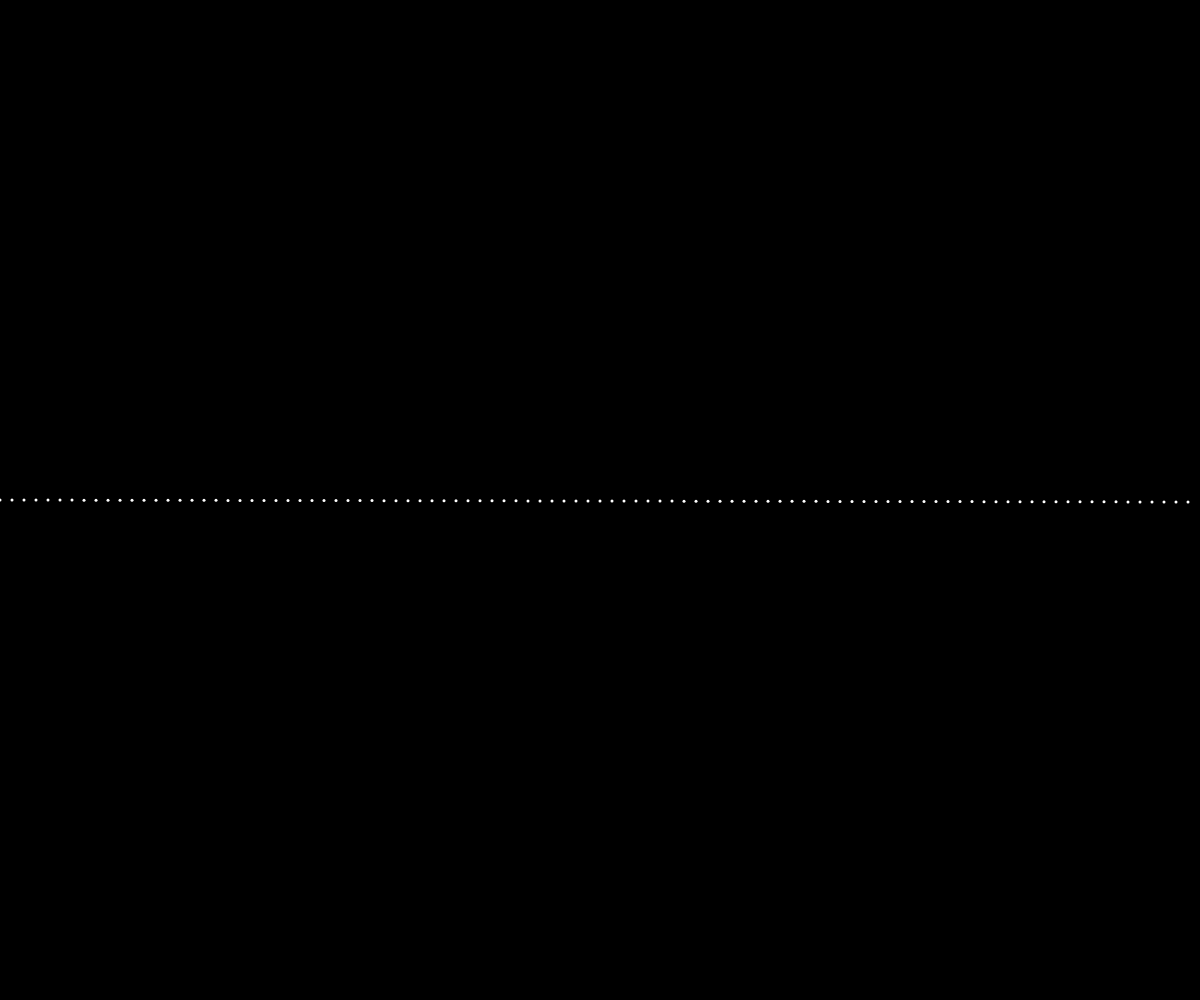
Frame 1 (no input)
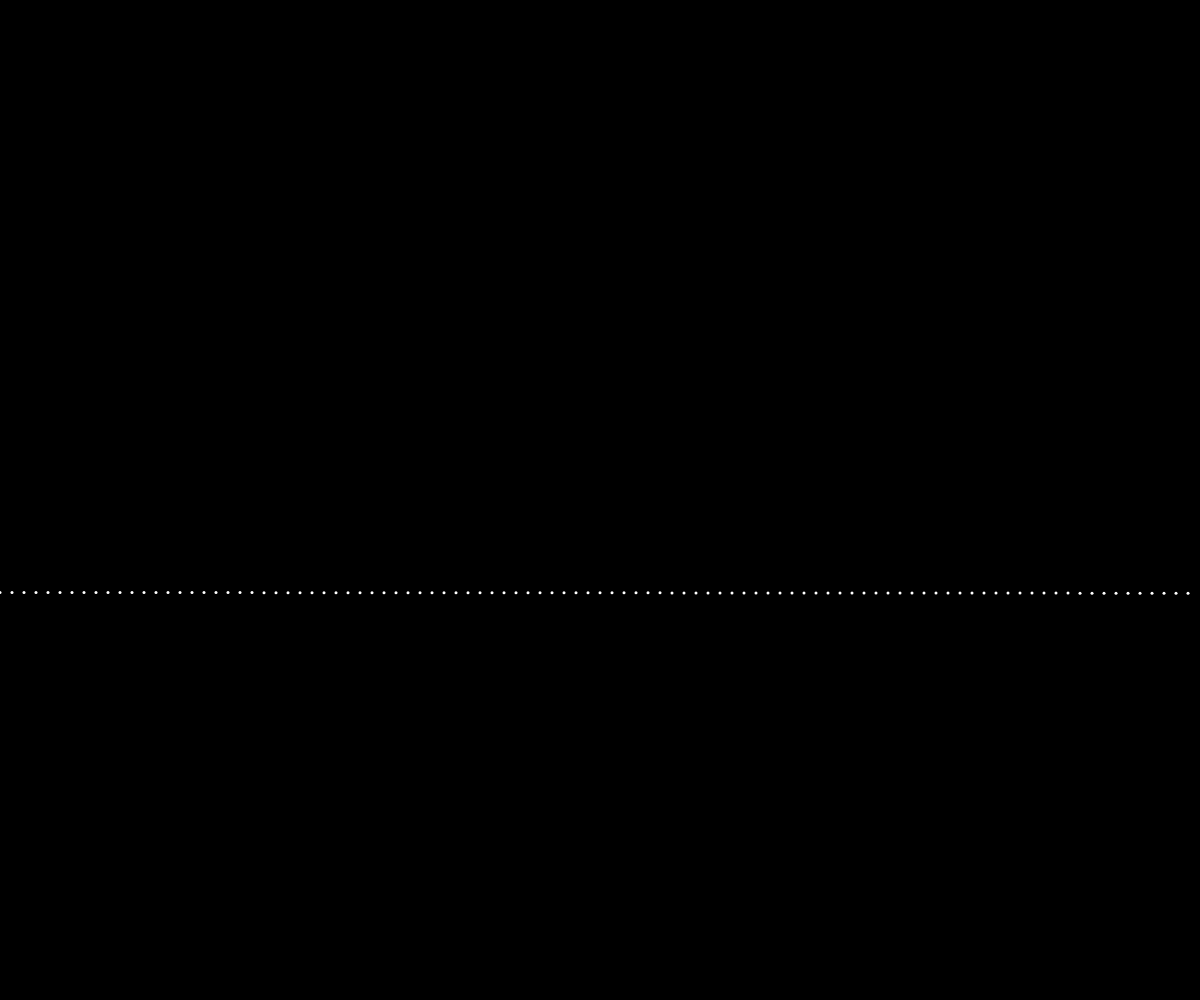
Frame 60 (no input)
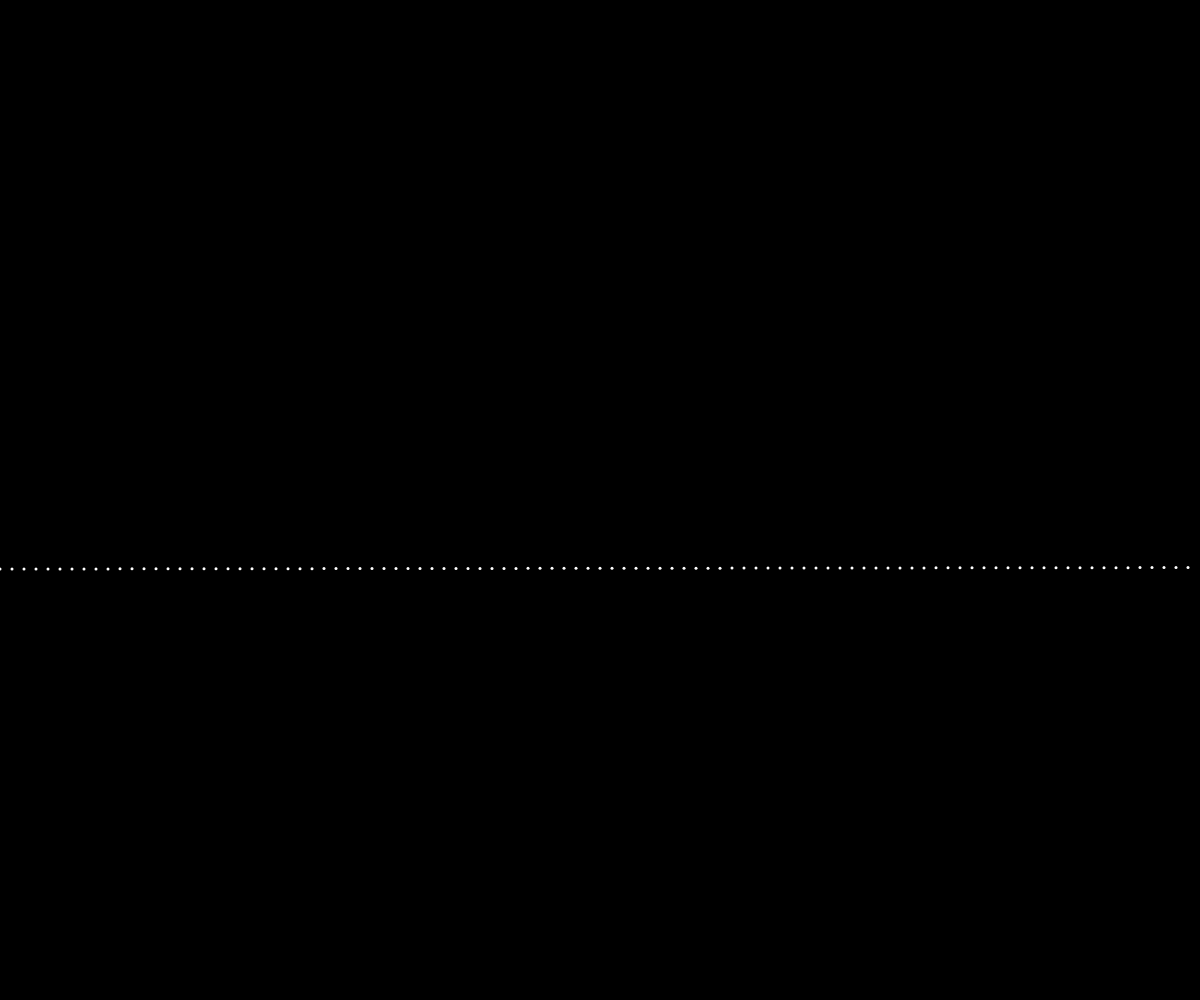
Frame 120 (the mouse pressed at the canvas centre since frame 60)

The p5.js sketch that drew these frames (run headless with seeded random() and noise() and a simulated clock; from frame 60 on, the mouse is pressed at the canvas centre):

// p5.js sketch
// ── sketch.js
let angle = 0;
let angleV = 0.0002;
let numPoints = 100;
let pointWidth = 0;
function setup() {
  createCanvas(windowWidth, windowHeight);
  pointWidth = width / numPoints;
}

function draw() {
  background(0);
  stroke(255);
  strokeWeight(3);
  for (let i = 0; i < numPoints; i++) {
    let y = map(sin(angle), -1, 1, height / 2 - 100, height / 2 + 100);
    let x = pointWidth * i;
    point(pointWidth * i, y);
    angle += angleV;
  }
 }
